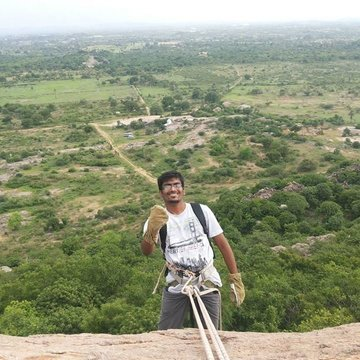
%> input picture home_works/Q10_a/me.jpg, 360 x 360 px
$ octave Q10_2.m   (GNU Octave 9; MATLAB toolbox functions it lacks are replaced by stand-ins)
%> lines starting %> are read from the running program, lines starting %| are printed output that depends on the picture
image = rgb2gray(imread('me.jpg'));
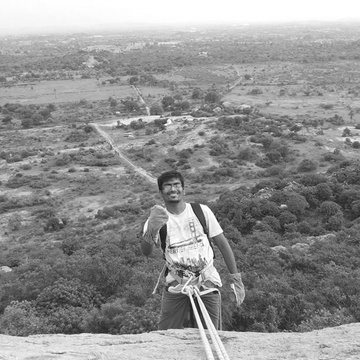
%> image: size 360x360 uint8; min 15, max 255, mean 144.7
imshow(image);
fft1D=@(z) fft(z,[],1).';
X=fft1D(fft1D(image));
FFT = fftshift(X);
figure,imshow(angle(FFT)),colormap gray;
%> after `imshow(angle(FFT))`:
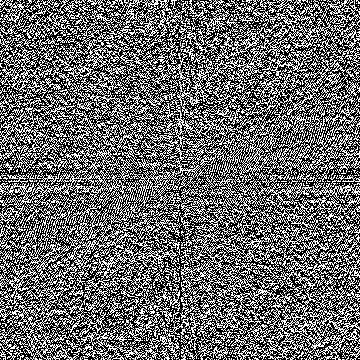
%> displayed picture: size 360x360, on the screen's scale of 0 to 255; min 0, max 255, mean 107.3
FFT = abs(FFT);
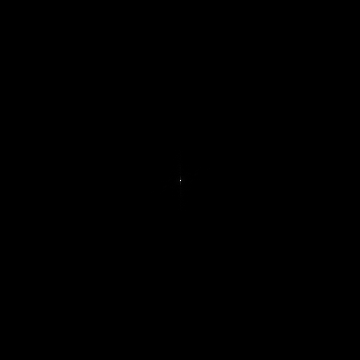
%> FFT: size 360x360 double; min 0.607, max 18757214, mean 5760.4; drawn with min black and max white
FFT = log(FFT+1);
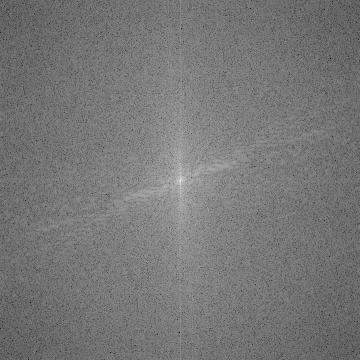
%> FFT: size 360x360 double; min 0.474, max 16.75, mean 8.09; drawn with min black and max white
FFT = mat2gray(FFT);
figure,imshow(FFT,[]),colormap gray;

$ run again, with home_works/Q10_a/me2.jpg copied over home_works/Q10_a/me.jpg
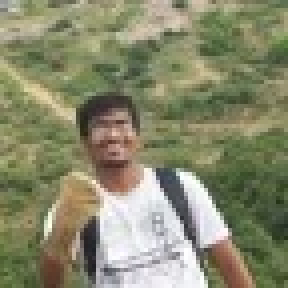
%> input picture home_works/Q10_a/me2.jpg, 72 x 72 px (shown 4 times larger)
%> `imshow(angle(FFT))`:
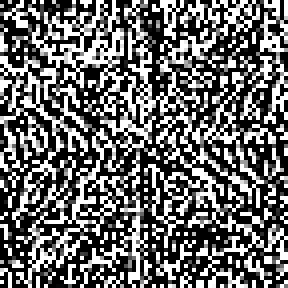
%> displayed picture: size 72x72, on the screen's scale of 0 to 255 (shown 4 times larger); min 0, max 255, mean 106
%> `FFT = log(FFT+1);`:
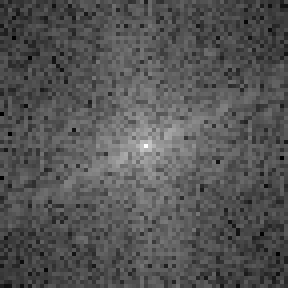
%> FFT: size 72x72 double (shown 4 times larger); min 3.42, max 13.45, mean 6.76; drawn with min black and max white

$ run again, with home_works/Q10_a/qq.jpg copied over home_works/Q10_a/me.jpg
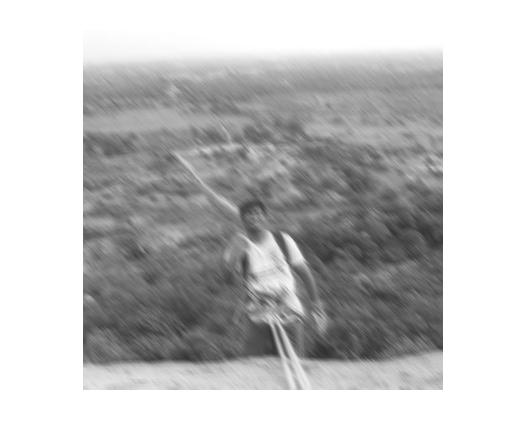
%> input picture home_works/Q10_a/qq.jpg, 525 x 446 px
%> `imshow(angle(FFT))`:
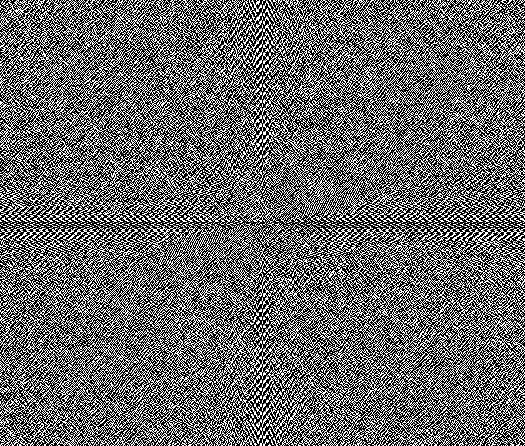
%> displayed picture: size 446x525, on the screen's scale of 0 to 255; min 0, max 255, mean 107.2
%> `FFT = log(FFT+1);`:
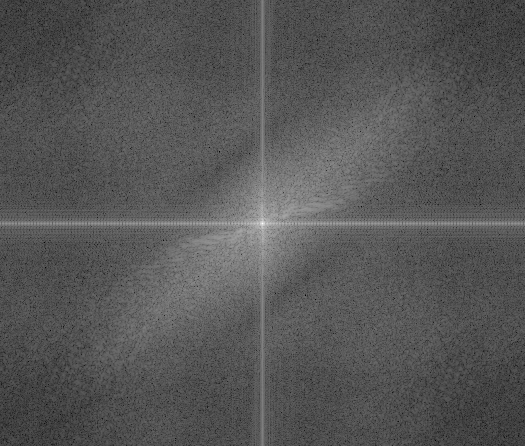
%> FFT: size 446x525 double; min 0.946, max 17.63, mean 6.59; drawn with min black and max white
